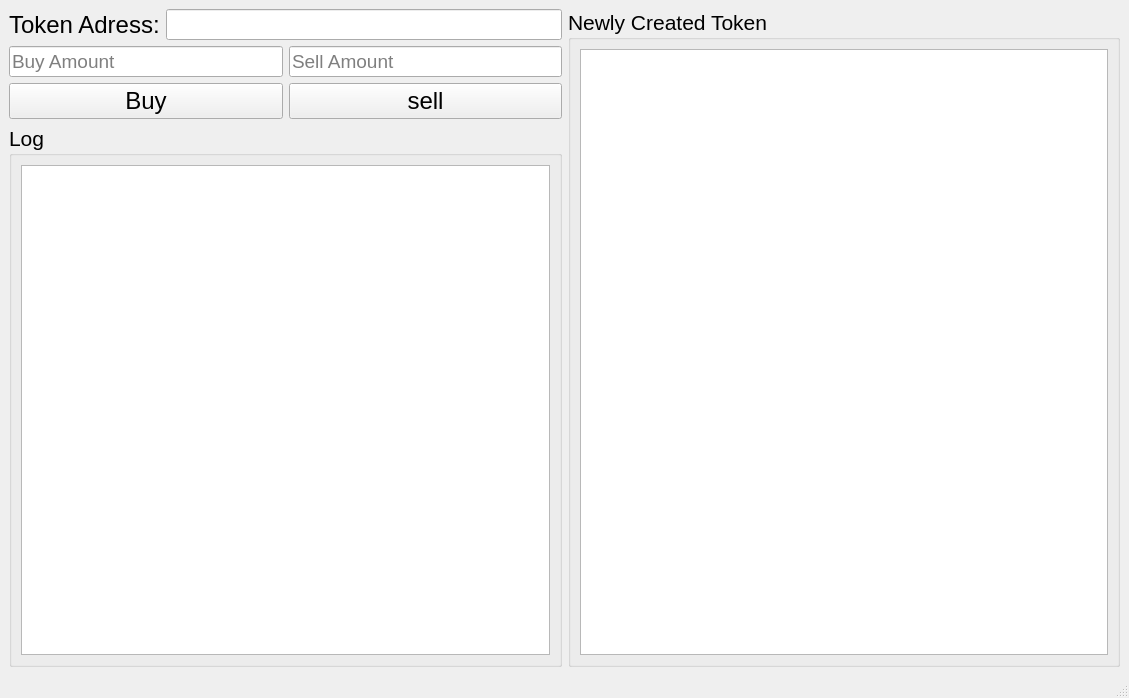
<?xml version="1.0" encoding="UTF-8"?>
<ui version="4.0">
 <class>MainWindow</class>
 <widget class="QMainWindow" name="MainWindow">
  <property name="geometry">
   <rect>
    <x>0</x>
    <y>0</y>
    <width>1129</width>
    <height>698</height>
   </rect>
  </property>
  <property name="windowTitle">
   <string>MainWindow</string>
  </property>
  <widget class="QWidget" name="centralwidget">
   <layout class="QGridLayout" name="gridLayout_3">
    <item row="0" column="0">
     <layout class="QHBoxLayout" name="horizontalLayout_3">
      <item>
       <layout class="QVBoxLayout" name="verticalLayout_4">
        <item>
         <layout class="QVBoxLayout" name="verticalLayout_3">
          <item>
           <layout class="QHBoxLayout" name="horizontalLayout_2">
            <item>
             <widget class="QLabel" name="label">
              <property name="font">
               <font>
                <pointsize>18</pointsize>
               </font>
              </property>
              <property name="text">
               <string>Token Adress:</string>
              </property>
             </widget>
            </item>
            <item>
             <widget class="QLineEdit" name="ui_token_address">
              <property name="font">
               <font>
                <pointsize>14</pointsize>
               </font>
              </property>
             </widget>
            </item>
           </layout>
          </item>
          <item>
           <layout class="QHBoxLayout" name="horizontalLayout">
            <item>
             <layout class="QVBoxLayout" name="verticalLayout">
              <item>
               <widget class="QLineEdit" name="ui_buy_token_amount">
                <property name="font">
                 <font>
                  <pointsize>14</pointsize>
                 </font>
                </property>
                <property name="placeholderText">
                 <string>Buy Amount</string>
                </property>
               </widget>
              </item>
              <item>
               <widget class="QPushButton" name="ui_buy_btn">
                <property name="font">
                 <font>
                  <pointsize>18</pointsize>
                 </font>
                </property>
                <property name="text">
                 <string>Buy</string>
                </property>
               </widget>
              </item>
             </layout>
            </item>
            <item>
             <layout class="QVBoxLayout" name="verticalLayout_2">
              <item>
               <widget class="QLineEdit" name="ui_sell_token_amount">
                <property name="font">
                 <font>
                  <pointsize>14</pointsize>
                 </font>
                </property>
                <property name="placeholderText">
                 <string>Sell Amount</string>
                </property>
               </widget>
              </item>
              <item>
               <widget class="QPushButton" name="ui_sell_btn">
                <property name="font">
                 <font>
                  <pointsize>18</pointsize>
                 </font>
                </property>
                <property name="text">
                 <string>sell</string>
                </property>
               </widget>
              </item>
             </layout>
            </item>
           </layout>
          </item>
         </layout>
        </item>
        <item>
         <widget class="QGroupBox" name="groupBox">
          <property name="font">
           <font>
            <pointsize>16</pointsize>
           </font>
          </property>
          <property name="title">
           <string>Log</string>
          </property>
          <layout class="QGridLayout" name="gridLayout">
           <item row="0" column="0">
            <widget class="QPlainTextEdit" name="txt_">
             <property name="font">
              <font>
               <pointsize>14</pointsize>
              </font>
             </property>
            </widget>
           </item>
          </layout>
         </widget>
        </item>
       </layout>
      </item>
      <item>
       <widget class="QGroupBox" name="groupBox_2">
        <property name="font">
         <font>
          <pointsize>16</pointsize>
         </font>
        </property>
        <property name="title">
         <string>Newly Created Token</string>
        </property>
        <layout class="QGridLayout" name="gridLayout_2">
         <item row="0" column="0">
          <widget class="QPlainTextEdit" name="plainTextEdit_2">
           <property name="font">
            <font>
             <pointsize>14</pointsize>
            </font>
           </property>
          </widget>
         </item>
        </layout>
       </widget>
      </item>
     </layout>
    </item>
   </layout>
  </widget>
  <widget class="QMenuBar" name="menubar">
   <property name="geometry">
    <rect>
     <x>0</x>
     <y>0</y>
     <width>1129</width>
     <height>26</height>
    </rect>
   </property>
  </widget>
  <widget class="QStatusBar" name="statusbar"/>
 </widget>
 <resources/>
 <connections/>
</ui>
